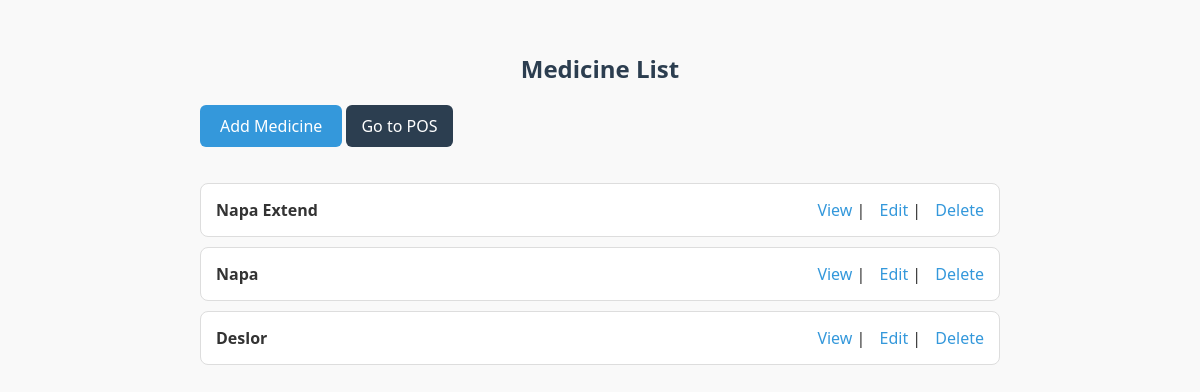
/medicine/, run on the app's committed database.
### customer/models.py (models this page shows, shortened)
class Medicine(models.Model):
    name = models.CharField(max_length=100, unique=True)
    price = models.FloatField(max_length=100, default=10)
    stock = models.IntegerField()
    shelf = models.CharField(max_length=10)
    purpose = models.CharField(max_length=100, null=True, blank=True)

### customer/views.py (the view)
# urls.py: path('medicine/', MedicineListView.as_view(), name='medicine-list'),
class MedicineListView(ListView):
    model = Medicine
    template_name = 'medicine/medicine_list.html'

### customer/templates/medicine/medicine_list.html (shortened to what this page needs)
<!DOCTYPE html>
<html lang="en">
<head>
</head>
<body>
<div class="container">
    <h2>Medicine List</h2>
    <a href="{% url 'medicine-add' %}" class="add-button">Add Medicine</a>
    <a href="{% url 'sell-medicine' %}" class="back-button">Go to POS</a>
    <ul class="medicine-list">
        {% for medicine in object_list %}
        <li>
            <strong>{{ medicine.name }}</strong>
            <span class="medicine-actions">
                <a href="{% url 'medicine-detail' medicine.pk %}">View</a> |
                <a href="{% url 'medicine-edit' medicine.pk %}">Edit</a> |
                <a href="{% url 'medicine-delete' medicine.pk %}">Delete</a>
            </span>
        </li>
        {% empty %}
        <li>No medicines available.</li>
        {% endfor %}
    </ul>
</div>
</body>
</html>

### customer/templates/medicine/medicine_list.html (style rules this page uses)
body { font-family: 'Segoe UI', Tahoma, Geneva, Verdana, sans-serif; background-color: #f9f9f9; margin: 0; padding: 2rem; color: #333; }
h2 { text-align: center; color: #2c3e50; }
.container { max-width: 800px; margin: 0 auto; }
.add-button { display: inline-block; padding: 10px 20px; margin-bottom: 20px; background-color: #3498db; color: white; text-decoration: none; border-radius: 6px; transition: background-color 0.3s; }
ul.medicine-list { list-style: none; padding: 0; }
ul.medicine-list li { background-color: white; padding: 15px; margin-bottom: 10px; border: 1px solid #ddd; border-radius: 8px; display: flex; justify-content: space-between; align-items: center; }
.medicine-actions a { margin-left: 10px; text-decoration: none; color: #3498db; }
.back-button { display: inline-block; margin-bottom: 20px; padding: 10px 15px; background: #2c3e50; color: white; border-radius: 6px; text-decoration: none; }

### data on the page
Medicine: name "Napa Extend"
Medicine: name "Napa"
Medicine: name "Deslor"
